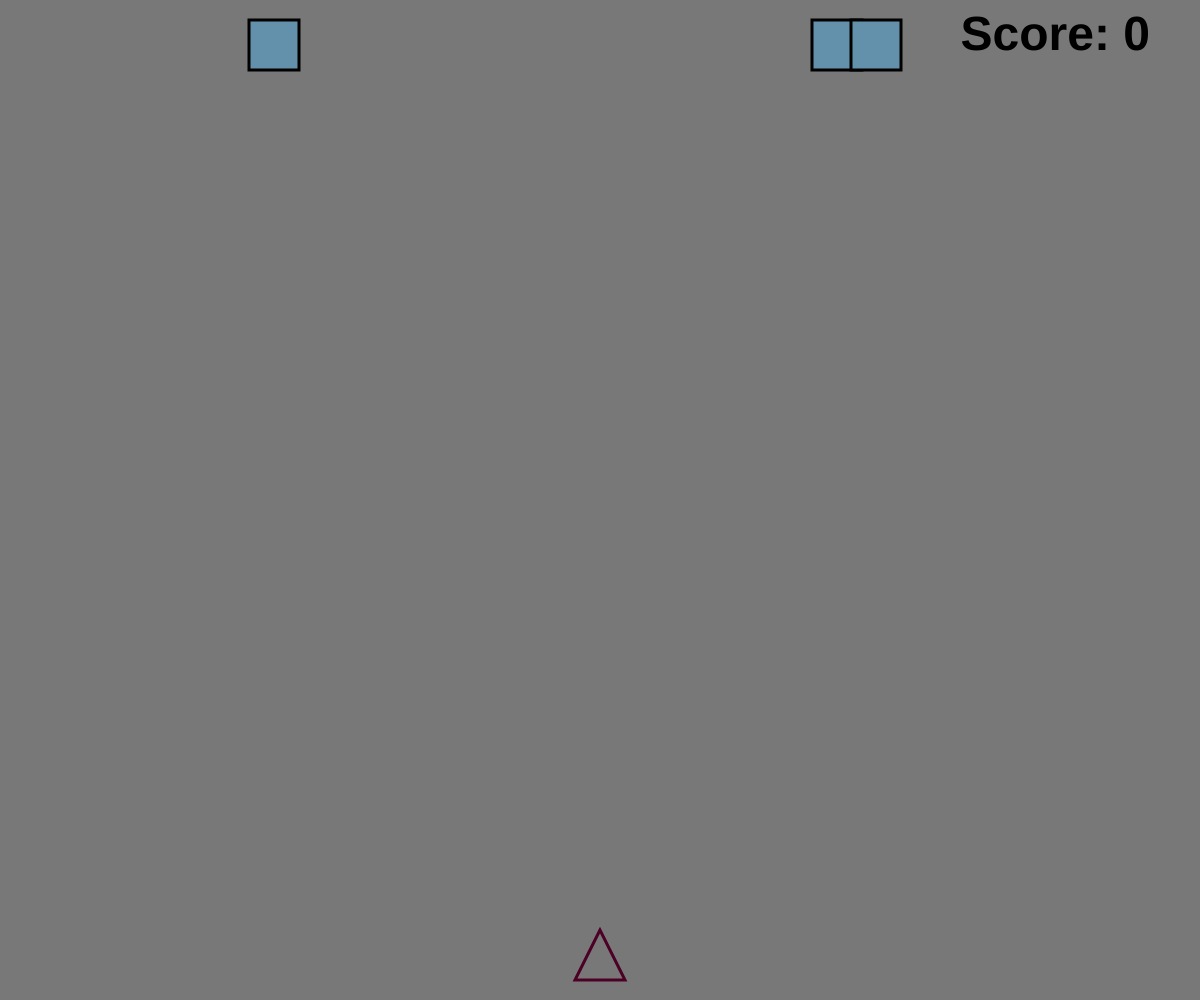
Frame 1 (no input)
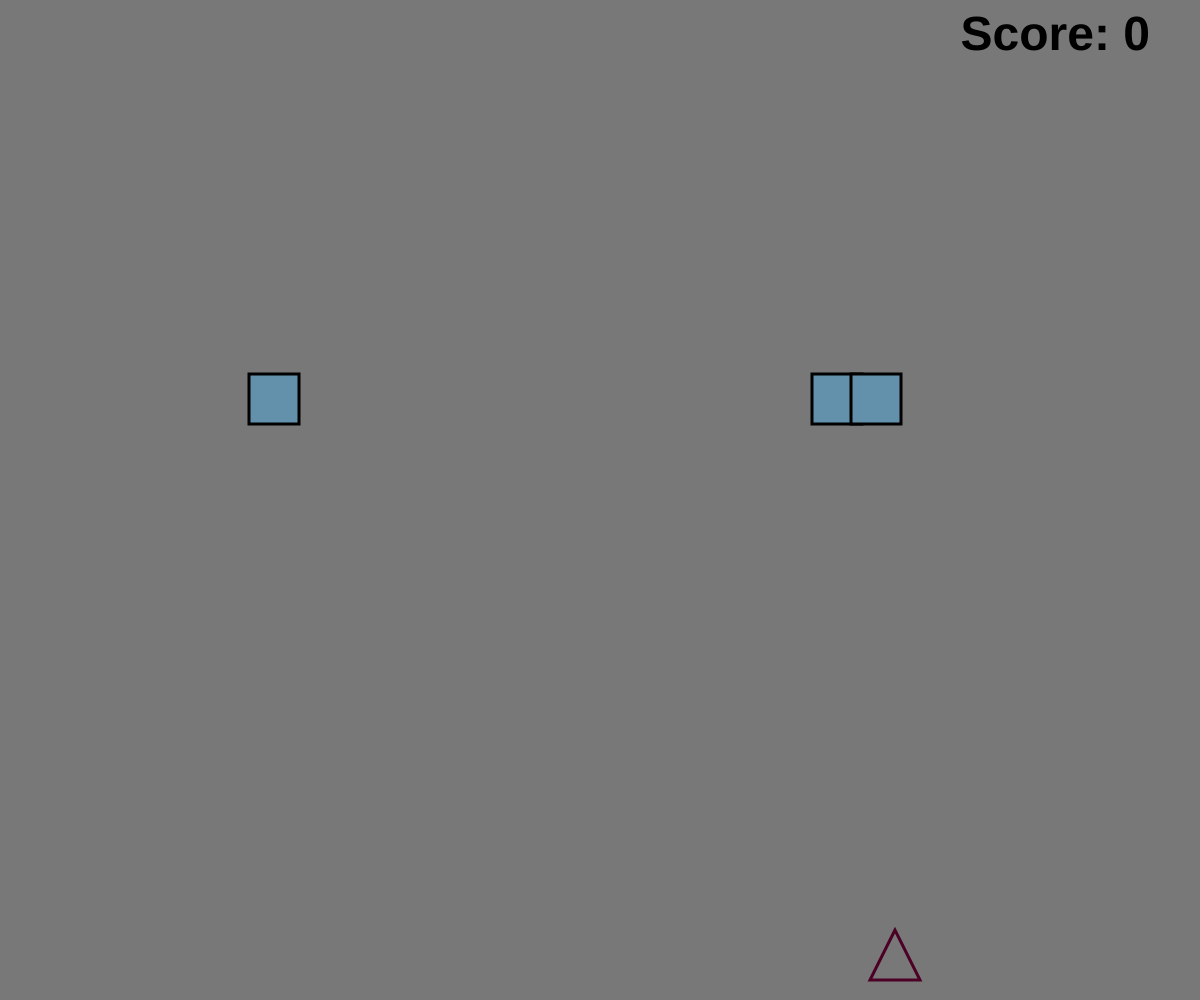
Frame 60 (no input)
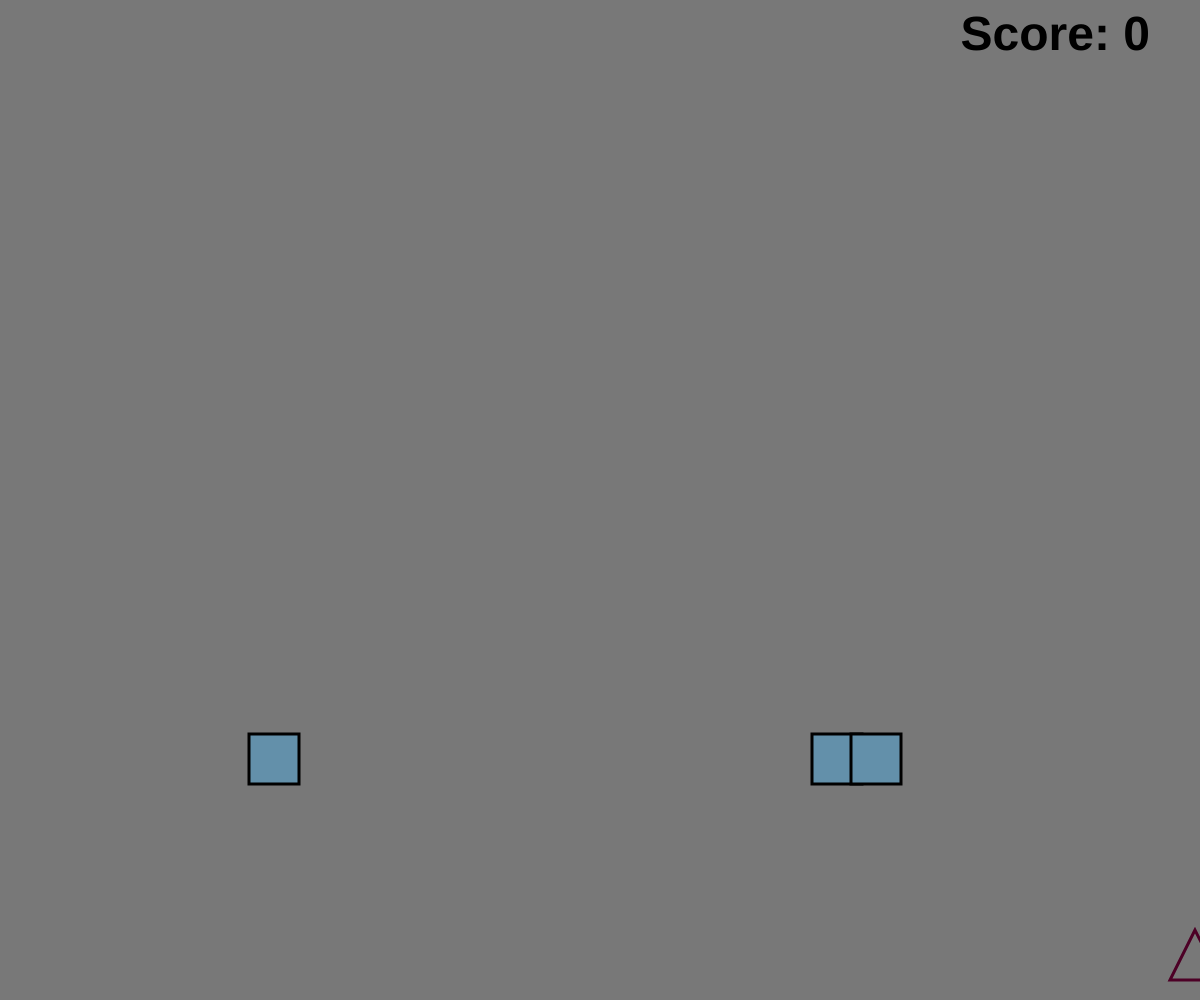
Frame 120 (the mouse pressed at the canvas centre since frame 60)

The p5.js sketch that drew these frames (run headless with seeded random() and noise() and a simulated clock; from frame 60 on, the mouse is pressed at the canvas centre):

// p5.js sketch
// ── sketch.js
let plr; // Player
let enems = []; // Enemeis
let bullets = [];
let noOfenems = 3;
let incScore = 5;
let gameOverReasons = ["Reason: Collide with wall" , "Reason: Collide with enemey"];
let gameOverReason = -1;
let plrScore;
let isGameOver;

// Utility Function
function isin(a,b,c){
    /* Returns if c is between a,b or not*/
    return (min(a,b) <= c) && (max(a,b) >= c);
}
function setupGame(){
    plrScore = 0;
    isGameOver = false;
    plr = new Player();
    for(let i = 0; i < noOfenems; i++){ // Creating enemy object
        enems.push(new Enemy());
    }
}

function setup() {
    createCanvas(window.innerWidth, window.innerHeight);
    setupGame();
}

function keyPressed() {
    plr.handleKey(keyCode);
    if(key == ' '){
        bullets.push(new Bullet(plr.cord));
    }

    // If gameOver and player click any button then replay game
    if(isGameOver){
        setupGame();
    }
}
function gameOver(){
    textAlign(CENTER);
    textSize(72);
    textStyle(BOLD);
    fill("red");
    text("GAME OVER",width/2, height/2 - 100);

    textSize(48);
    fill("black");
    text(gameOverReasons[gameOverReason],width/2, height/2);
}
function doGameOver(reason){
    isGameOver = true;
    gameOverReason = reason;
    enems = [];
    bullets = [];
}
function showScore(){
    textSize(48);
    fill("black");
    textStyle(BOLD);
    textAlign(LEFT);

    let displayScore = "Score: " + plrScore;
    text(displayScore,width - 50 - textWidth(displayScore), 50);
}
function runGame(){
    plr.render();
    plr.move(); 

    enems.forEach(enem => {
        enem.render();
        enem.move();
        enem.resetIfRequired();

        if(enem.checkPlayerCollision(plr)) doGameOver(1);
    });

    bullets.forEach(_bullet => {
        _bullet.render();
        _bullet.move();
        _bullet.makeOutOfScreenDead();
        plrScore += incScore * _bullet.checkEnemyCollision(enems);
    });

    // Removing out dead bullets [OutOfscreen or those who hit the enemy]
    bullets = bullets.filter(_bullet => _bullet.isAlive);

    // Checks if player is out of screen or not and if it is then make gameover
    if( !isin(0,width,plr.cord.x)) doGameOver(0);
}

function draw() {
    background(120);
    showScore();

    if(isGameOver){
        gameOver();
    }
    else{
        runGame();
    }

}

// ── bullet.js
function Bullet(playerCords){
    this.cord = createVector(playerCords.x, playerCords.y);
    this.strokeC = "red";
    this.strokeW = 6;
    this.velY = 7;
    this.isAlive = true;

    this.render = function (){
        push();
        stroke(this.strokeC);
        strokeWeight(this.strokeW);
        point(this.cord.x, this.cord.y);
        pop();
    }

    this.move = function (){
        this.cord.y -= this.velY;    
    }

    this.makeOutOfScreenDead = function (){
        this.isAlive = this.cord.y > 0;
    }

    this.checkEnemyCollision = function (enemies){
        for(enem of enemies) {
            let xCheck = isin(enem.cord.x, enem.cord.x + enem.size, this.cord.x);
            let yCheck = isin(enem.cord.y, enem.cord.y + enem.size, this.cord.y);
            
            if( xCheck && yCheck){
                enem.isAlive = false;
                this.isAlive = false;
                return true;
            }
        };
        return false;
    }
}
// ── enemy.js
function Enemy(){
    this.margin = 20;
    this.size = 50;
    this.bColor = "#6390AA";
    this.strokeC = "black";
    this.strokeW = 3;
    this.cord = createVector(int(random(
                                this.margin,
                                width  - this.size - this.margin)),
                            this.margin);
    this.velY = 6;
    this.isAlive = true;
    
    this.render = function (){
        if(this.isAlive){
            push();
            fill(this.bColor);
            stroke(this.strokeC);
            strokeWeight(this.strokeW);
            square(this.cord.x,this.cord.y,this.size);
            pop();
        }
    }

    this.move = function (){
        this.cord.y += this.velY;
    }
    
    this.resetIfRequired = function (){
        /* It will reset the Enemy block position if its outofscreen 
        and increase its velocity */
        if(this.cord.y > height){
            this.cord.y -= height;
            this.cord.x = random(this.margin, width  - this.size - this.margin);
            this.velY += 0.125;
            this.isAlive = true;
            
        }
    }

    this.checkPlayerCollision = function (plr){
        if(!this.isAlive) return false;
        
        /* Check collision with player */
        let leftPlayerPoint = createVector(plr.cord.x - plr.size/2 ,
                                           plr.cord.y + plr.size);
        let rightPlayerPoint = createVector(plr.cord.x + plr.size/2 ,
                                            plr.cord.y + plr.size);
        let leftEnemyPoint = createVector(this.cord.x, this.cord.y + this.size);
        let rightEnemyPoint = createVector(this.cord.x + this.size,
                                           this.cord.y + this.size);

        let leftcheck = LIntersec(leftEnemyPoint,rightEnemyPoint
                                  ,plr.cord,leftPlayerPoint);
        let rightCheck = LIntersec(leftEnemyPoint,rightEnemyPoint
                                   ,plr.cord,rightPlayerPoint);
        
        return leftcheck || rightCheck;
    }
}
// ── intersec.js
function LIntersec(point1,point2,point3,point4){
    this.orientation = function(point1,point2,point3){
        // https://www.geeksforgeeks.org/orientation-3-ordered-points/
        let a = (point2.y - point1.y) * (point3.x - point2.x);
        let b = (point3.y - point2.y) * (point2.x - point1.x);
        
        if(b - a == 0) return 0; // Collinear
        return (b - a > 0) ? 1 : 2; // clock or counterclock wise
    }
    this.onSegment = function(point1,point2,point3){
        /* Checks if point3 is on line made by point1 and point2 given that 
        all points are collinear */
        let xCheck = (max(point1.x,point2.x) >= point3.x) && (min(point1.x,point2.x) <= point3.x);
        let yCheck = (max(point1.y,point2.y) >= point3.y) && (min(point1.y,point2.y) <= point3.y);

        return (xCheck && yCheck);
    }

    // Reference Link: https://www.geeksforgeeks.org/check-if-two-given-line-segments-intersect/
    let orient1 = this.orientation(point1,point2,point3);
    let orient2 = this.orientation(point1,point2,point4);
    let orient3 = this.orientation(point3,point4,point1);
    let orient4 = this.orientation(point3,point4,point2);
    
    // Intersection Case
    if(orient1 != orient2 && orient3 != orient4){
        return true;
    }

    // Special Case
    if(orient1 == 0 && this.onSegment(point1,point2,point3)) return true;
    if(orient2 == 0 && this.onSegment(point1,point2,point4)) return true;
    if(orient3 == 0 && this.onSegment(point3,point4,point1)) return true;
    if(orient4 == 0 && this.onSegment(point3,point4,point2)) return true;

    return false;
}
// ── player.js
function Player(){
    this.size = 50;
    this.margin = 20;
    this.bColor = "#4D0026"; // Border Color
    this.leftKey = LEFT_ARROW; // a
    this.rightKey = RIGHT_ARROW; // d
    this.strokeW = 3;
    this.cord = createVector(width/2,
                            height - this.size - this.margin);
    this.velX = 5;

    this.render = function() {
        push();
        noFill();
        stroke(this.bColor);
        strokeWeight(this.strokeW);
        translate(this.cord.x,this.cord.y);
        triangle(0,0,-this.size/2, this.size, this.size/2, this.size);
        pop();
    }

    this.move = function() {
        this.cord.x += this.velX;
    }

    this.handleKey = function(key){
        if(key == this.leftKey){
            plr.velX = -abs(plr.velX);
        }
        else if(key == this.rightKey){
            plr.velX = abs(plr.velX);
        }
    }
}
